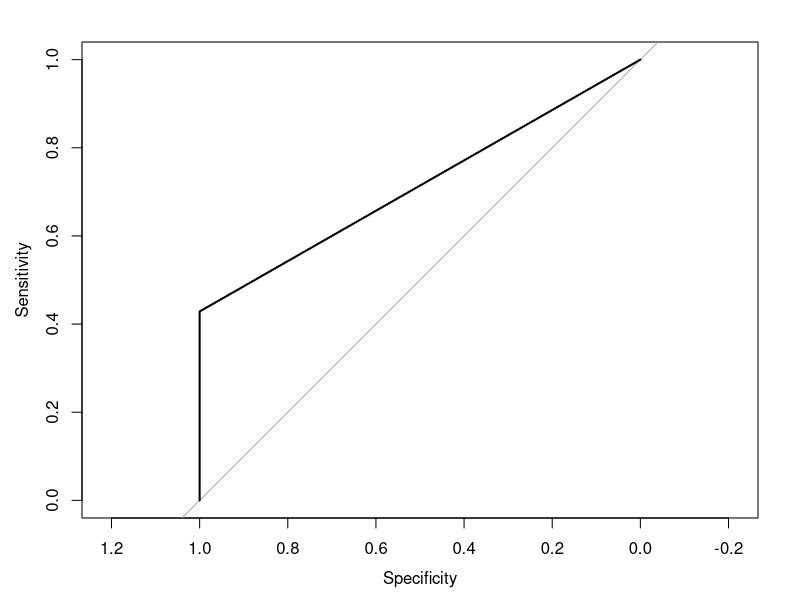

Source code (R):
## ---- chunk 1
knitr::opts_chunk$set(echo = TRUE, include = TRUE)


cmms <- data.frame(
  'cmms.score' = c('0-5', '6-10', '11-15', '16-20', '21-25', '26-30'),
  'non_demented' = c(0, 0, 3, 9, 16, 18),
  'demented' = c(2, 1, 4, 5, 3, 1),
  row.names = 1
)

cmms
## ---- chunk 2
twenty_table <- data.frame(
  'demented' = c(sum(cmms[1:4, 2]), sum(cmms[5:6, 2])),
  'non_demented' = c(sum(cmms[1:4, 1]), sum(cmms[5:6, 1]))
)

rownames(twenty_table) <- c('below_20', 'above_20')
twenty_table
## ---- chunk 3
sensitivity <- twenty_table[1, 1] / ( twenty_table[1, 1] + twenty_table[2, 1] )
sensitivity

specificity <- twenty_table[2, 2] / ( twenty_table[1, 2] + twenty_table[2, 2] )
specificity
## ---- chunk 4
pvp <- twenty_table[1, 1] / ( twenty_table[1, 1] + twenty_table[1, 2] )
pvp

pvn <- twenty_table[2, 2] / ( twenty_table[2, 1] + twenty_table[2, 2] )
pvn
## ---- chunk 5
library(pROC)

cmms_roc <- matrix(data = NA, nrow = sum(cmms$non_demented) + sum(cmms$demented), ncol = dim(cmms)[2])
iter1 <- 1
iter2 <- 1

for (i in cmms$non_demented) {
  if (i > 0) {
    for (j in 1:i) {
      cmms_roc[iter1,] <- c(rownames(cmms[iter2,]), 1)
      iter1 <- iter1 + 1
    }
  }
  
  iter2 <- iter2 + 1
}

iter2 <- 1

for (i in cmms$demented) {
  if (i > 0) {
    for (j in 1:i) {
      cmms_roc[iter1,] <- c(rownames(cmms[iter2,]), 0)
      iter1 <- iter1 + 1
    }
  }
  
  iter2 <- iter2 + 1
}

cmms_roc

roc <- roc(cmms_roc[,1] ~ as.numeric(cmms_roc[,2]))
plot(roc)
roc$auc
